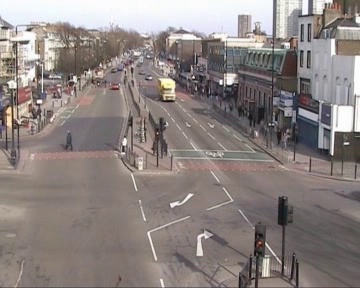
#> input picture data/QMUL/qmul_bg.png, 360 x 288 px
$ python generate_gradient_image.py
#> lines starting #> are read from the running program, lines starting #| are printed output that depends on the picture
import cv2
import os
import glob
import numpy as np
import math

image = cv2.imread('qmul_bg.png')
#> image is the input picture: shape (288, 360, 3); mean B, G, R 128.5, 130.9, 139.7
cv2.imshow("qmul_bg",image)
hsv_image = cv2.cvtColor(image, cv2.COLOR_BGR2HSV)
#> hsv_image: shape (288, 360, 3); mean H, S, V 46.5, 28.3, 141
h, s, v = cv2.split(hsv_image)
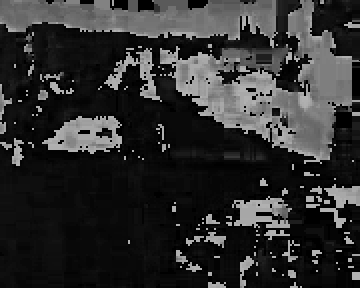
#> h: shape (288, 360); min 0, max 179, mean 46.5
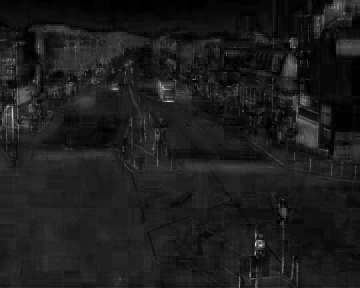
#> s: shape (288, 360); min 0, max 234, mean 28.3
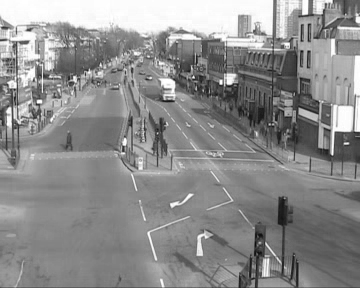
#> v: shape (288, 360); min 12, max 255, mean 141

#s.fill(255)
#v.fill(255)
hsv_image = cv2.merge([h, s, v])
x_max = image.shape[1] #width
#> x_max = 360
y_max = image.shape[0] #height
#> y_max = 288

print (x_max)
#| 360
print (y_max)
#| 288

image[:,:,:] = 0
#> image: shape (288, 360, 3); every value is 0
hsv_image[:,:,:] = 0
print(image.shape)
#| (288, 360, 3)
cv2.waitKey()

src_path = 'Trajectory/'
dest_path = 'image_data/'
classes = ['0'] # only for test
#classes = ['1', '2', '3', '4','5', '6', '7', '8', '9', '10', '11', '12', '13', '14','15', '16', '17', '18', '19', '20']
#classes = ['1', '2', '3', '4','5', '6', '7', '8', '9', '10', '11', '12', '13', '14','15']
#classes = ['overall']
'''
filename = "somefile.txt"
myfile = open(filename)
lines = len(myfile.readlines())
'''
x = []
y = []
t = []
for fld in classes:   # assuming data directory has a separate folder for each class, and that each folder is named after the class
    index = classes.index(fld)
    print('Loading {} files (Index: {})'.format(fld, index))
    path = os.path.join(src_path, fld, '*.txt')#specify the kind of files if * is used all will be added
    #print path
    files = glob.glob(path)
    for fl in files:
        print(classes[index])
	#print(fl)
        with open(fl,"r") as text_file:
            for line in text_file:
		#line = line.translate(string.maketrans("\n\t\r", "   "))
                x_str,y_str,t_str = line.split()
		#x_str,y_str = line.split()
                #print line.index()
                x_val = int(math.floor(float(x_str)))
                y_val = int(math.floor(float(y_str)))
                if (x_val >= x_max):
                    x_val = x_max - 1
                if (y_val >= y_max):
                    y_val = y_max - 1
		#t_val = int(t_str)
		#print x_val
                x.append(x_val)
                y.append(y_val)
		#t.append(t_val)
	#print x
        num_data = len(x)
        print(num_data)
	#print y
	#print t
        x_coord = np.array(x)
        y_coord = np.array(y)
        x[:] = [val for val in x]
	#t[:] = [x - t[0] for x in t] # subtract from the first value to get offset of time
        t = np.arange(num_data)
        hue = []
        sat = []
        val = []
        if (num_data > 1):
            hue[:] = [x*180.0/t[num_data-1] for x in t]
        else:
            hue[:] = [x*180.0 for x in t]
	#print t
        sat[:] = [255 for x in t]
        val[:] = [255 for x in t]
	#print sat
	#print val
	#print y[0]
        #put color gradient in the image file
	#((float)time/(float)timeDur)*180;//hue
        hsv_image[y_coord[:],x_coord[:],0] = hue[:]
        hsv_image[y_coord[:],x_coord[:],1] = sat[:]
        hsv_image[y_coord[:],x_coord[:],2] = val[:]

        # [7 lines of commented-out code are left out]
        image = cv2.cvtColor(hsv_image, cv2.COLOR_HSV2BGR)
	# if not copied the pixels  in the nearhood gets overwritten hence always red color will come for the trajectory
        bgrcopy = image[:, :, :].copy()
        prev_col = x_coord[0]
        prev_row = y_coord[0]
        print(image[prev_row, prev_col])
        for i in range(1,num_data):
            b = image[prev_row, prev_col, 0]
            g = image[prev_row, prev_col, 1]
            r = image[prev_row, prev_col, 2]
            cv2.line(bgrcopy,(prev_col, prev_row),(x_coord[i], y_coord[i]), (int(b),int(g),int(r)), 8, 8) # Point(row,col)
            prev_col = x_coord[i]
            prev_row = y_coord[i]
        cv2.imshow('track', bgrcopy)
        # Create target filename
        src_file_name = fl.split('/')[2]
        print(src_file_name)
        destfile = fl.split('/')[1]+"."+src_file_name.split('.')[0]+".jpg"
        destfile = os.path.join(dest_path, fld, destfile)
        if not os.path.exists(dest_path+fld):
            os.makedirs(dest_path+fld)
        print(dest_path+fld)
        print(destfile)
        cv2.imwrite(destfile, bgrcopy)
	# Prepare for the next file
        x = []
        y = []
        t = []
        hsv_image[:,:,:] = 0 #comment this if you want to see all trajectory

imageWidth = hsv_image.shape[1] #Get image width
#> imageWidth = 360
imageHeight = hsv_image.shape[0] #Get image height
#> imageHeight = 288
print(imageWidth)
#| 360
print(imageHeight)
#| 288
xPos, yPos = 0, 0
colorHue = 0
print(hsv_image.shape)
#| (288, 360, 3)
'''
hsv_image[:,:,1] = 255
hsv_image[:,:,2] = 255
while xPos < imageWidth: #Loop through rows
    hsv_image[:,xPos,0] = colorHue
    xPos = xPos + 1 #Increment X position by 1
    colorHue = colorHue + 1
    if (colorHue == 180):
	break;
'''
#convert to BGR
image = cv2.cvtColor(hsv_image, cv2.COLOR_HSV2BGR)
cv2.imshow('imagecolorgradient', image) #to display all the trajectories
cv2.imwrite("result.jpg", image) #Write image to file

cv2.waitKey()
